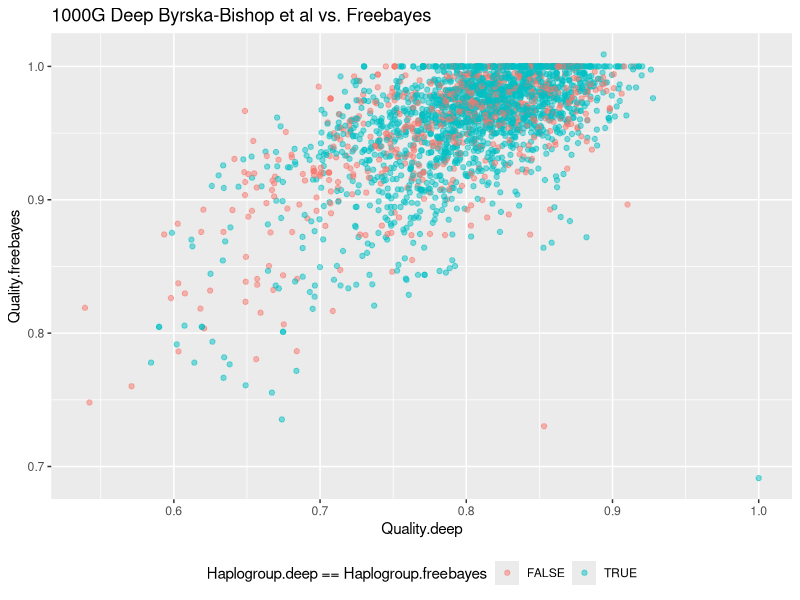
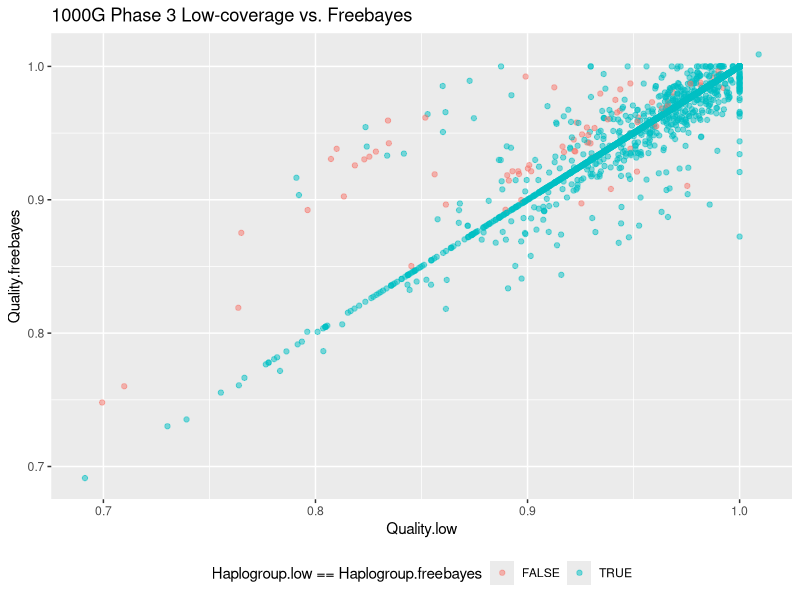
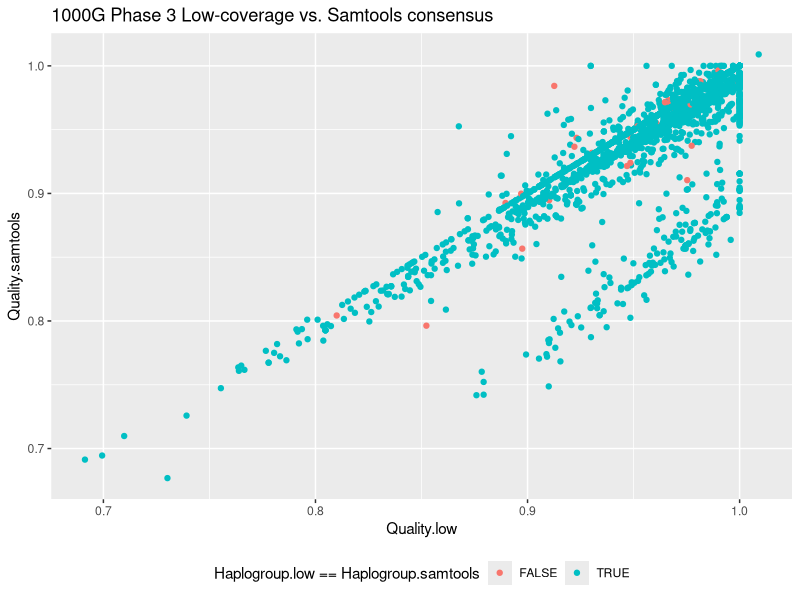
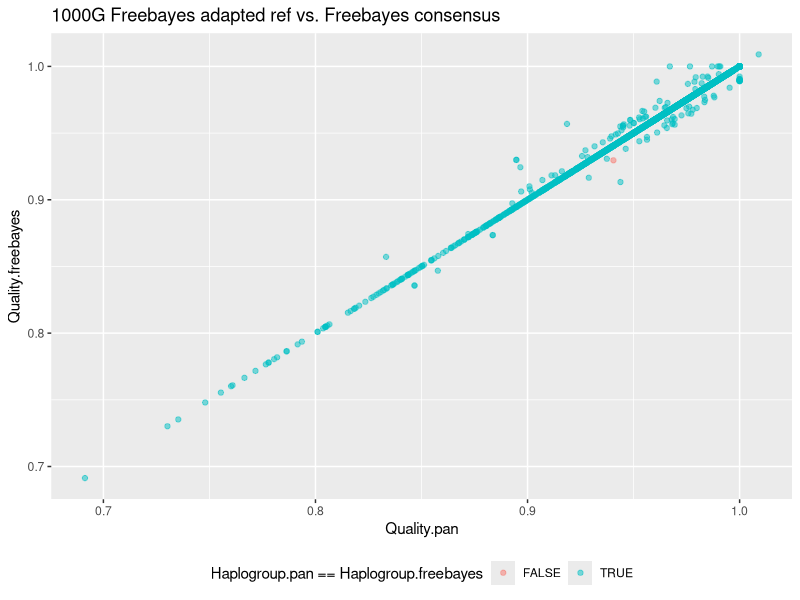
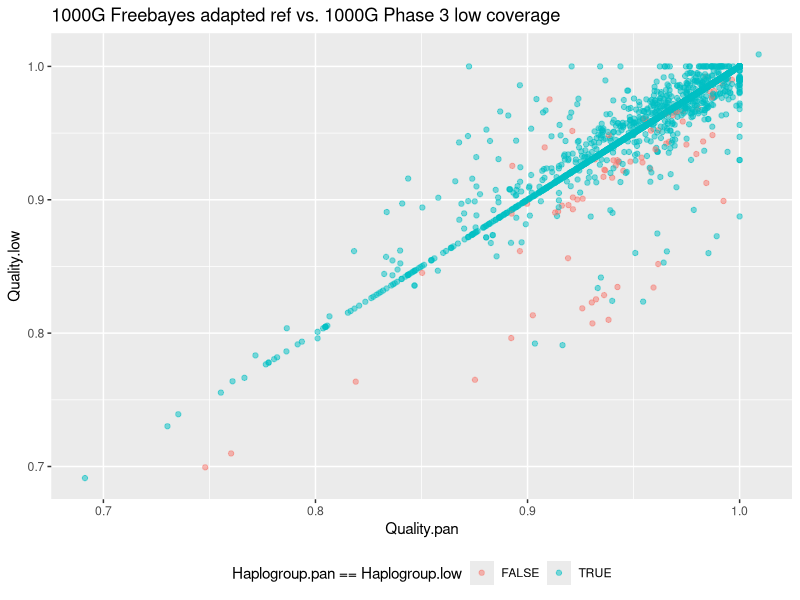
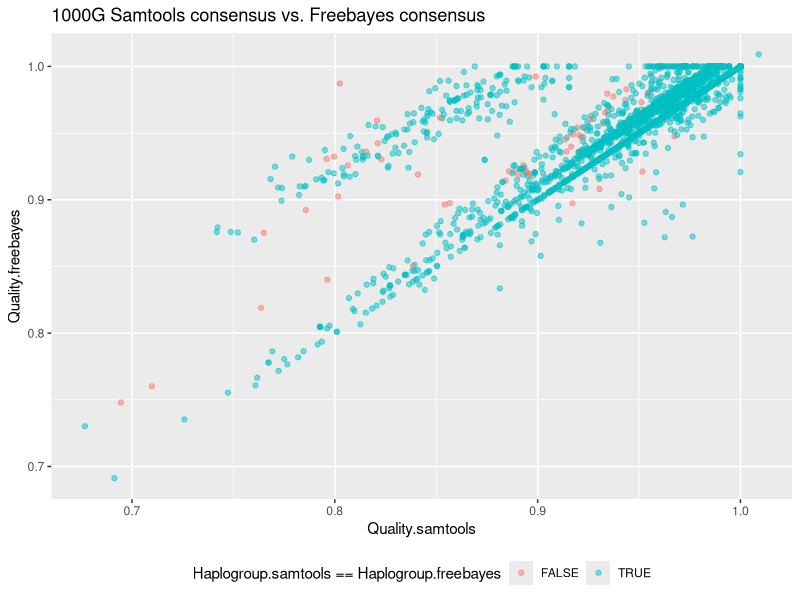

Source code (R) for these figures, in order:
## ---- chunk 1
knitr::opts_chunk$set(echo = TRUE)
library(ggplot2)
library(dplyr)
library(purrr)
## ---- chunk 2

#data byrska-bishop 1000G TRIOs 
kg_deep <- read.delim("data/haplogroups.extended_1kgp3_3202.csv")

#freebayes called -> fasta contigs
kg_freebayes<-read.delim("data/haplogroups.extended_1kgp3_freebayes.csv") 

#1000G phase 3 low coverage data - official VCF
kg_callmom<-read.delim("data/haplogroups.extended_1kgp3_callmom.csv") 

#freebayes called -> samtools consensus
kg_pan<-read.delim("data/haplogroups.extended_1kgp3_pan.csv")

#
kg_samtools<-read.delim("data/haplogroups.extended_1kgp3_mutserve.csv")


# 1. Join the first two
merged_kg_deep <- inner_join(kg_deep, kg_freebayes, by = "SampleID", suffix = c(".deep", ".freebayes"))


merged_kg_low <- inner_join(kg_callmom, kg_freebayes, by = "SampleID", suffix = c(".low", ".freebayes"))

merged_kg_low2 <- inner_join(kg_callmom, kg_samtools, by = "SampleID", suffix = c(".low", ".samtools"))

merged_kg_pan <- inner_join(kg_pan, kg_freebayes, by = "SampleID", suffix = c(".pan", ".freebayes"))

merged_kg_pan_low <- inner_join(kg_pan, kg_callmom, by = "SampleID", suffix = c(".pan", ".low"))

merged_kg_freebayes <- inner_join(kg_samtools, kg_freebayes, by = "SampleID", suffix = c(".samtools", ".freebayes"))

ggplot(merged_kg_deep, aes(x=Quality.deep, y=Quality.freebayes)) + geom_point(aes(color=Haplogroup.deep==Haplogroup.freebayes), alpha=0.5) +   theme(legend.position="bottom") + ggtitle("1000G Deep Byrska-Bishop et al vs. Freebayes")

ggplot(merged_kg_low,  aes(x=Quality.low, y=Quality.freebayes)) + geom_point(aes(color=Haplogroup.low==Haplogroup.freebayes), alpha=0.5) +theme(legend.position="bottom") + ggtitle("1000G Phase 3 Low-coverage vs. Freebayes")

ggplot(merged_kg_low2,  aes(x=Quality.low, y=Quality.samtools)) + geom_point(aes(color=Haplogroup.low==Haplogroup.samtools)) +theme(legend.position="bottom") + ggtitle("1000G Phase 3 Low-coverage vs. Samtools consensus")

ggplot(merged_kg_pan, aes(x=Quality.pan, y=Quality.freebayes)) + geom_point(aes(color=Haplogroup.pan==Haplogroup.freebayes), alpha=0.5) +theme(legend.position="bottom") + ggtitle("1000G Freebayes adapted ref vs. Freebayes consensus")

ggplot(merged_kg_pan_low, aes(x=Quality.pan, y=Quality.low)) + geom_point(aes(color=Haplogroup.pan==Haplogroup.low), alpha=0.5) +theme(legend.position="bottom") + ggtitle("1000G Freebayes adapted ref vs. 1000G Phase 3 low coverage")

ggplot(merged_kg_freebayes, aes(x=Quality.samtools, y=Quality.freebayes)) + geom_point(aes(color=Haplogroup.samtools==Haplogroup.freebayes), alpha=0.5) +theme(legend.position="bottom") + ggtitle("1000G Samtools consensus vs. Freebayes consensus")


mismatches_deep <- merged_kg_deep %>%
  filter(Haplogroup.deep != Haplogroup.freebayes)

mismatches_low2 <- merged_kg_low2 %>%
  filter(Haplogroup.low != Haplogroup.samtools)  %>%
  select(SampleID, Haplogroup.low, Haplogroup.samtools)


mismatches_freebayes <- merged_kg_freebayes %>%
  filter(Haplogroup.samtools != Haplogroup.freebayes) %>%
  select(SampleID, Haplogroup.samtools, Haplogroup.freebayes)

